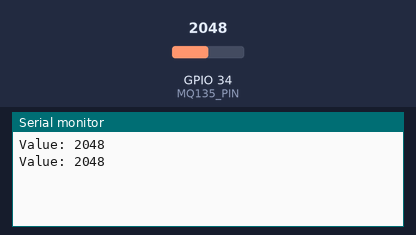
Recording of a sketch running on a simulated ESP32. Shown: the last lines printed to the serial monitor. The inputs (shaded band) are chosen by the test bench; at power-on: GPIO 34 (MQ135_PIN) = 2048.

Above: at 2.8 s.
2.9 s: GPIO 34 (MQ135_PIN) set to 1960
At 5.0 s:
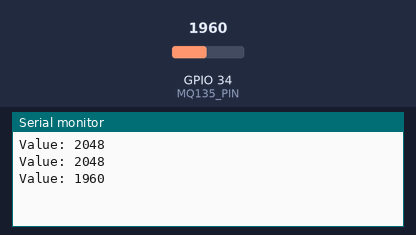
5.6 s: GPIO 34 (MQ135_PIN) set to 2040
At 6.5 s:
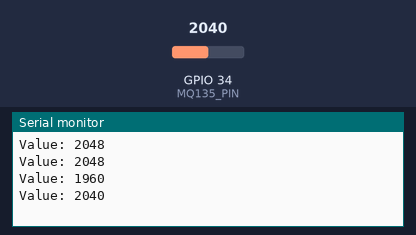
Timing chart, 0 to 8.6 s (numbered marks = the images above; inputs shaded):
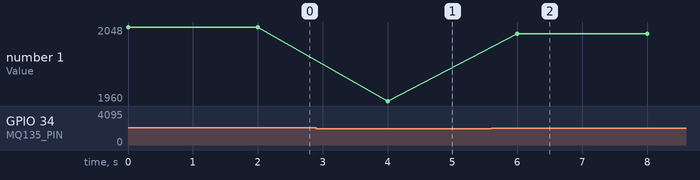

Measured:
- after the input at 2.9 s, the serial monitor: prints a new line after 1.1 s (image 1)
- after the input at 5.6 s, the serial monitor: prints a new line after 0.40 s (image 2)
- plotted number 1: 2048 → 1960 after the input at 2.9 s, 1960 → 2040 after the input at 5.6 s

The sketch:

esp32_mq.ino
```cpp
#include <Wire.h>
#define MQ135_PIN 34

void setup() {
  Serial.begin(115200);
}

void loop() {
  int sensorValue = analogRead(MQ135_PIN);

  String status;

  if (sensorValue < 1000) {
    status = "GOOD";
  } else if (sensorValue < 2000) {
    status = "MODERATE";
  } else {
    status = "POOR";
  }
  // Serial output
  Serial.print("Value: ");
  Serial.println(sensorValue);
  delay(2000);
}
```
